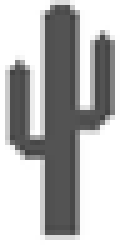
%> input picture imgs/Cactus1.bmp, 24 x 49 px (shown 5 times larger)
$ octave bmp2coe.m   (GNU Octave 9; MATLAB toolbox functions it lacks are replaced by stand-ins)
%> lines starting %> are read from the running program, lines starting %| are printed output that depends on the picture
X = imread('Cactus1.bmp');
%> X is the input picture: size 49x24x3 uint8; min 63, max 255, mean 181.4
%红色
XR = X(:,:,1);
[m,n] = size(XR);
%> m = 49; n = 24
XX  = double(XR);
XR2R = floor(XX./16);
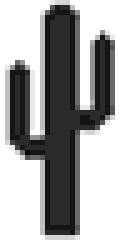
%> XR2R: size 49x24 double (shown 5 times larger); min 3, max 15, mean 10.69; drawn with min black and max white
%绿色
XG = X(:,:,2);
[m,n] = size(XG);
XX  = double(XG);
XR2G = floor(XX./16);
%蓝色
XB = X(:,:,3);
[m,n] = size(XB);
XX  = double(XB);
XR2B = floor(XX./16);

XR22 = XR2R.*256+XR2G.*16+XR2B;
XR3 = dec2hex(XR22,3);
%> XR3 = 1176 items
XR4 = cellstr(XR3);
%> XR4 = 1176 items
XR5 = reshape (XR4,[m,n]);
%> XR5 = 1176 items
xlswrite('Cactus1.xls',XR5);

$ run again, with imgs/BirdDown.bmp copied over imgs/Cactus1.bmp
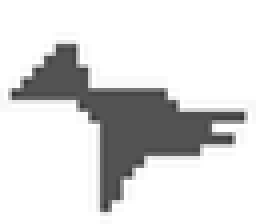
%> input picture imgs/BirdDown.bmp, 64 x 56 px (shown 4 times larger)
%> X is the input picture: size 56x64x3 uint8; min 53, max 255, mean 217.8
%> `XR2R = floor(XX./16);`:
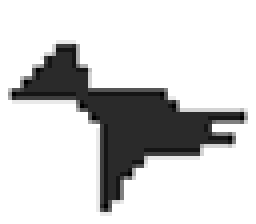
%> XR2R: size 56x64 double (shown 4 times larger); min 3, max 15, mean 12.86; drawn with min black and max white
%> XR3 = 3584 items

$ run again, with imgs/BirdUp.bmp copied over imgs/Cactus1.bmp
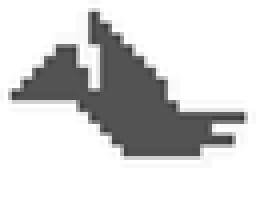
%> input picture imgs/BirdUp.bmp, 64 x 56 px (shown 4 times larger)
%> X is the input picture: size 56x64x3 uint8; min 53, max 255, mean 214.4
%> `XR2R = floor(XX./16);`:
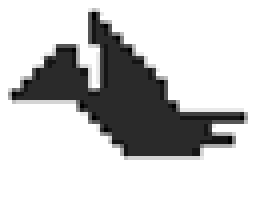
%> XR2R: size 56x64 double (shown 4 times larger); min 3, max 15, mean 12.66; drawn with min black and max white
%> XR3 = 3584 items
